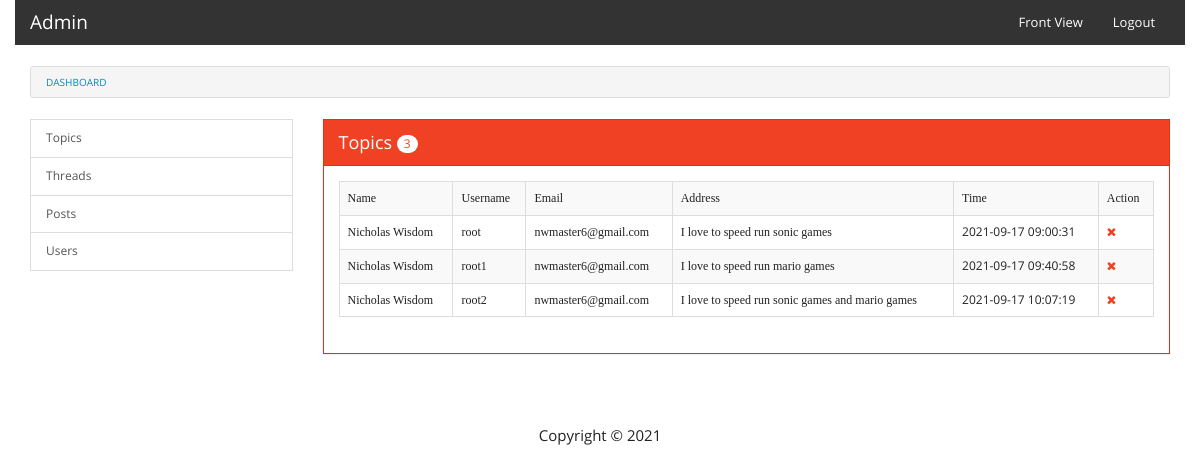
Page /admin/users.php (signed in) on the committed database.
### tables this page shows
CREATE TABLE `users` (
  `user_id` int(11) NOT NULL,
  `fname` varchar(255) NOT NULL,
  `username` varchar(255) NOT NULL,
  `img` varchar(255) NOT NULL,
  `email` varchar(255) NOT NULL,
  `pwd` varchar(255) NOT NULL,
  `address` text NOT NULL,
  `reg_time` timestamp NOT NULL DEFAULT current_timestamp() ON UPDATE current_timestamp()
);

### common/functions.php (called while the page is built, shortened)
<?php
$con=mysqli_connect('localhost','root','','forum');
function get_users(){
	$res=array();
	global $con;
	$query=mysqli_query($con,"SELECT * FROM users");
	if(mysqli_num_rows($query)>0){
		$res['totalResult']=mysqli_num_rows($query);
		while($data=mysqli_fetch_assoc($query)){
			$res['allData'][]=$data;
		}
	}else{
		$res['totalResult']=mysqli_num_rows($query);
	}
	return $res;
}
?>

### admin/users.php (the view, shortened to what this page needs)
<?php include('common/header.php'); ?>
<?php
	$result=get_users();
?>
<div class="row">
	<div class="col-md-12">
		<ul class="breadcrumb">
			<li><a href="index.php">Dashboard</a></li>
		</ul>
	</div>
</div>
<div class="row">
	<div class="col-md-3">
		<?php include('common/left-sidebar.php'); ?>
	</div>
	<div class="col-md-9">
		<div class="panel panel-danger">
			<div class="panel-heading">Topics <span class="badge"><?php echo $result['totalResult']; ?></span></div>
			<div class="panel-body">
				<table class="table table-bordered table-striped">
					<tr>
						<th>Name</th>
						<th>Username</th>
						<th>Email</th>
						<th>Address</th>
						<th>Time</th>
						<th>Action</th>
					</tr>
					<?php
						if($result['totalResult']>0){
							foreach($result['allData'] as $data){
								?>
								<tr>
									<th><?php echo $data['fname']; ?></th>
									<th><?php echo $data['username']; ?></th>
									<th><?php echo $data['email']; ?></th>
									<th><?php echo $data['address']; ?></th>
									<td><?php echo $data['reg_time']; ?></td>
									<td>
										<span>
											<a href="delete-user.php?userid=<?php echo $data['user_id']; ?>" class="text-danger" onclick="return confirm('Are you sure to delete this?')"><i class="fa fa-times"></i></a>
										</span>
									</td>
								</tr>
								<?php
							}
						}
					?>
				</table>
			</div>
		</div>
	</div>
</div>
<?php include('common/footer.php'); ?>

### css/style.css (style rules this page uses)
body { font-family: openR; }
ul,ol,li,p,h1,h2,h3,h4,h5,h6 { margin: 0px; padding: 0px; line-height: normal; }
a,a:hover,a:visited,a:link { text-decoration: none; outline: none; }
table tr th { font-family: openSB; font-weight: normal; }
.panel-heading { font-size: 18px; }

### rows in the picture
users: fname "Nicholas Wisdom", username "root", email "nwmaster6@gmail.com", address "I love to speed run sonic games", reg_time "2021-09-17 09:00:31"
users: fname "Nicholas Wisdom", username "root1", email "nwmaster6@gmail.com", address "I love to speed run mario games", reg_time "2021-09-17 09:40:58"
users: fname "Nicholas Wisdom", username "root2", email "nwmaster6@gmail.com", address "I love to speed run sonic games and mario games", reg_time "2021-09-17 10:07:19"

### other values in the picture
$result['totalResult'] "3"
